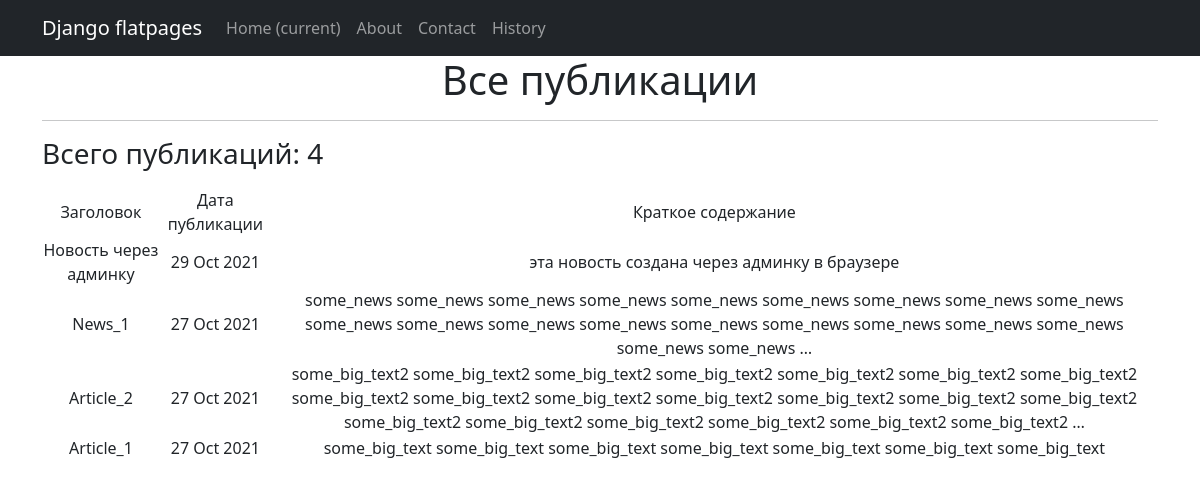
Before: /news/ with the older database file.
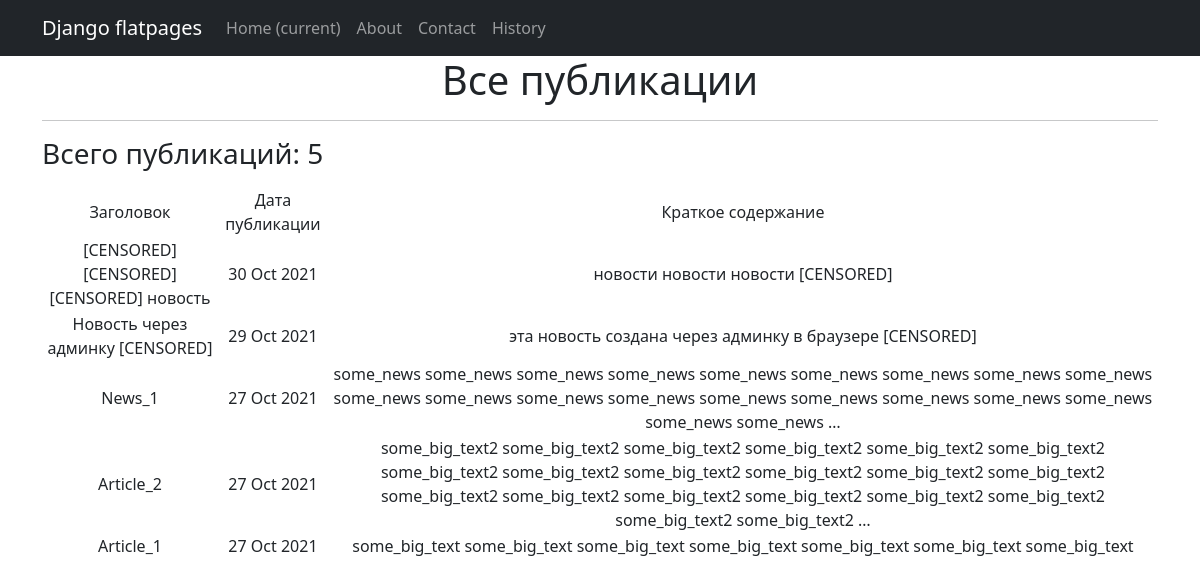
After: the same page with the newer database file.
### news/models.py (models this page shows, shortened)
class Post(models.Model):
    article = 'AR'
    news = 'NW'
    kind = [
        (article, 'Статья'),
        (news, 'Новость')
    ]
    author = models.ForeignKey(Author, on_delete=models.CASCADE)
    view = models.CharField(max_length=2, choices=kind, default=article)
    time_of_creation = models.DateTimeField(auto_now_add=True)
    category = models.ManyToManyField(Category) #through='PostCategory')
    title = models.CharField(max_length=128)
    text = models.TextField()
    post_rating = models.IntegerField(default=0)
    class Meta:
        verbose_name = 'Публикация'
        verbose_name_plural = 'Публикации'

### news/views.py (the view)
# urls.py: path('', PostList.as_view()),
class PostList(ListView):
    model = Post
    template_name = 'posts.html'
    context_object_name = 'posts'
    queryset = Post.objects.order_by('-id')

### news/templatetags/custom_filters.py (called while the page is built)
@register.filter(name='censor')
def censor(value):
    censor_list = ['мат']
    text = value.split()
    for word in text:
        if word.lower() in censor_list:
            value = value.replace(word, '[CENSORED]')
    return value

### news/templates/news/posts.html (shortened to what this page needs)
{% extends 'flatpages/default.html' %}
{% load custom_filters %}
{% block content %}
    <h1>Все публикации</h1>
    <hr>
<h3><p align="left">Всего публикаций: {{ posts|length }}</p></h3>
    {% if posts %}
      <table>
          <tr>
              <td>
                  Заголовок
              </td>
              <td>
                  Дата публикации
              </td>
              <td>
                  Краткое содержание
              </td>
          </tr>
      {% for post in posts %}
          <tr>
              <td>
                  {{ post.title|censor }}
              </td>
              <td>
                  {{ post.time_of_creation|date:'d M Y'}}
              </td>
              <td>
                  {{ post.text|truncatewords:20|censor }}
              </td>
          </tr>
      {% endfor %}
      </table>
    {% else %}
      <h2>Публикаций нет!</h2>
    {% endif %}
{% endblock content %}

Changed rows visible on the page:
added Post: title|censor "[CENSORED] [CENSORED] [CENSORED] новость", time_of_creation "30 Oct 2021", text|censor "новости новости новости [CENSORED]"
changed Post: title|censor "Новость через админку" → "Новость через админку [CENSORED]"; text|censor "эта новость создана через админку в браузере" → "эта новость создана через админку в браузере [CENSORED]"
Other visible differences:
{{ posts|length }}: "4" → "5"
